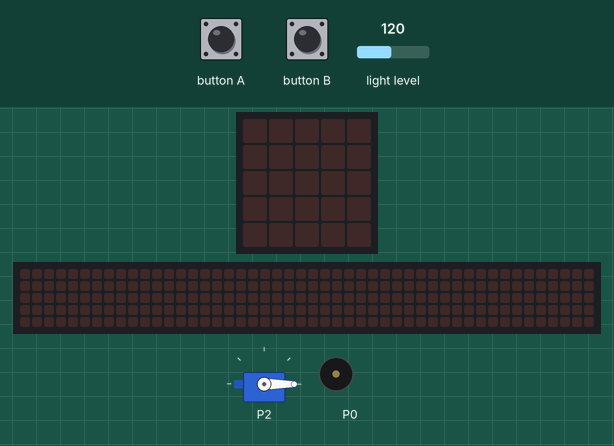
Recording of a program running on a simulated BBC micro:bit (MakeCode). Shown: servo, the board's 5×5 LED display, a strip that is not on the board, showing the scrolling text unrolled, buzzer (waves = sounding). The test bench sets the inputs (shaded band); at power-on: light level 120. The 48×5 strip is a reading aid, not a part: it shows the text the display is scrolling, unrolled, one strip-width of it at a time.

Above: at 1.2 s.
1.3 s: button A pressed for 0.15 s
At 1.57 s:
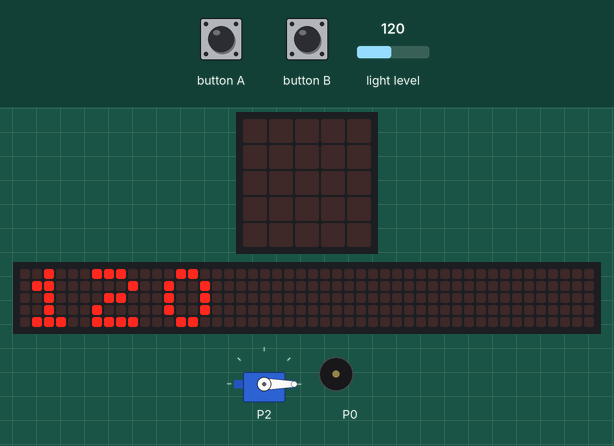
4.3 s: button B pressed for 0.15 s
At 7.2 s:
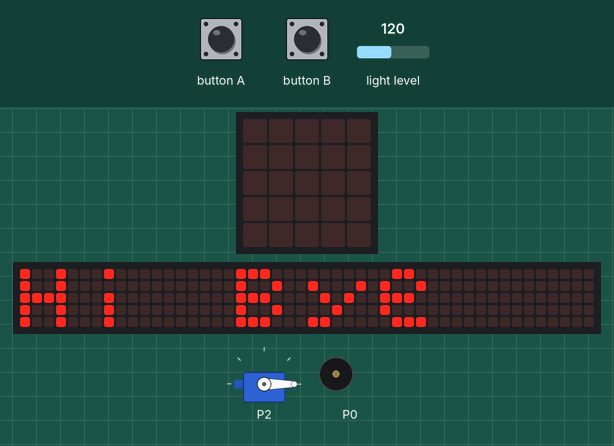
7.3 s: button A pressed for 0.15 s
At 7.8 s:
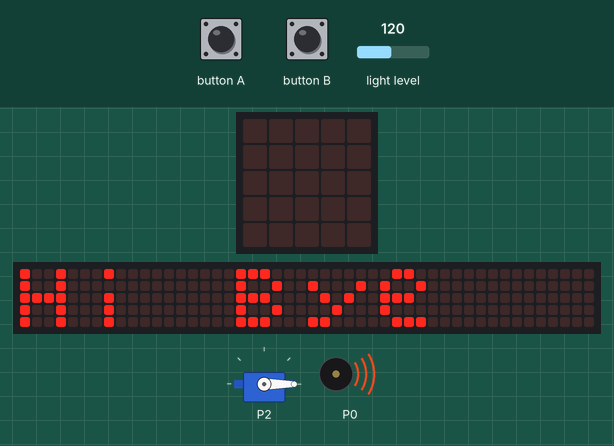
10.4 s: light level set to 82
13.4 s: light level set to 77
At 16.1 s:
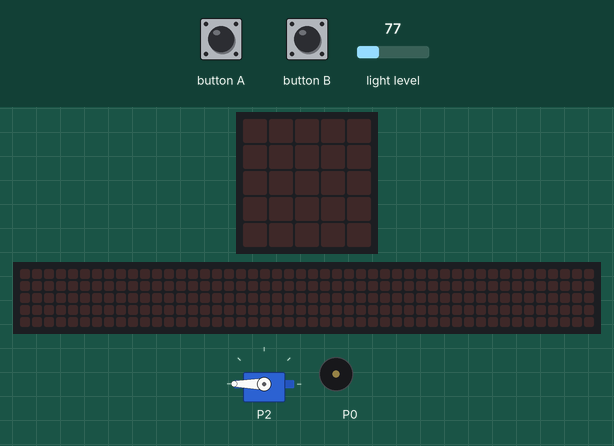
16.4 s: button A pressed for 0.15 s
At 19.11 s:
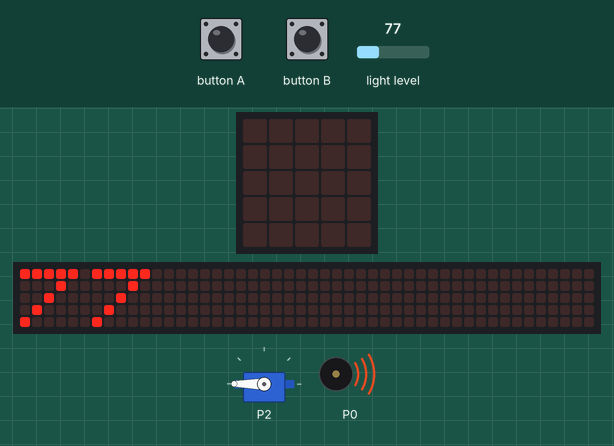
Timing chart, 0 to 22.0 s (numbered marks = the images above; inputs shaded):
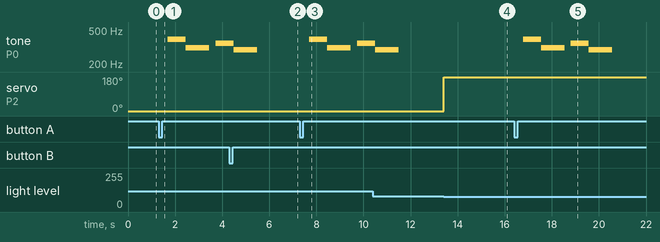

The program:

main.ts
```typescript
input.onButtonPressed(Button.A, function () {
    basic.showNumber(input.lightLevel())
})
basic.forever(function () {
    if (input.lightLevel() < 80) {
        pins.servoWritePin(AnalogPin.P2, 180)
    } else {
        pins.servoWritePin(AnalogPin.P2, 0)
    }
})
basic.forever(function () {
    if (input.buttonIsPressed(Button.B)) {
        pins.analogWritePin(AnalogPin.P1, 1)
        basic.pause(200)
        pins.analogWritePin(AnalogPin.P1, 0)
        basic.pause(200)
        pins.analogWritePin(AnalogPin.P1, 1)
        basic.pause(200)
        pins.analogWritePin(AnalogPin.P1, 0)
        basic.pause(200)
        pins.analogWritePin(AnalogPin.P1, 1)
        basic.pause(200)
        pins.analogWritePin(AnalogPin.P1, 0)
        basic.pause(200)
    }
})
basic.forever(function () {
    if (input.buttonIsPressed(Button.A)) {
        music._playDefaultBackground(music.builtInPlayableMelody(Melodies.Dadadadum), music.PlaybackMode.InBackground)
    }
})
basic.forever(function () {
    if (input.buttonIsPressed(Button.B)) {
        basic.showString("Hi Bye")
    }
})
```

test.ts
```typescript
// 在此处测试；当此软件包作为插件使用时，将不会编译此软件包。
```

Measured:
- the behaviour switches between 80 and 79 on light level (found by bisection; images 3 and 4)
- after the input at 1.3 s, tone on P0: silent → 392 Hz after 0.39 s, → 311 Hz 0.77 s later, → silent 1.0 s later, → 349 Hz 0.26 s later; the display: changes after 0.15 s (image 1)
- after the input at 4.3 s, the display: first differs from a run without the input after 0.75 s (image 2)
- after the input at 7.3 s, tone on P0: silent → 392 Hz after 0.40 s, → 311 Hz 0.77 s later, → silent 1.0 s later, → 349 Hz 0.26 s later
- after the input at 13.4 s, servo on P2: 0° → 180° at once
- after the input at 16.4 s, tone on P0: plays 392 Hz for 0.77 s, 311 Hz for 1.0 s, 349 Hz for 0.77 s, 294 Hz for 1.0 s, starting after 0.39 s; the display: changes after 0.15 s (image 5)
